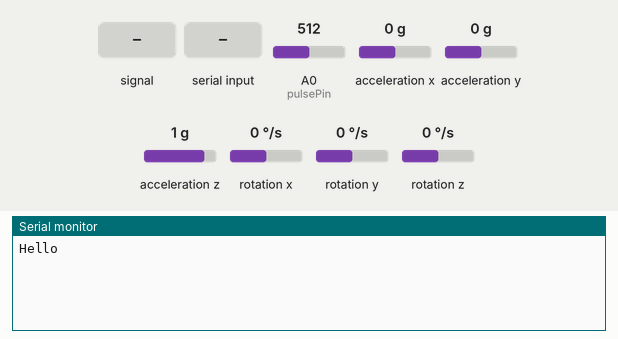
Recording of a sketch running on a simulated Arduino Uno, built with avr-gcc and run on an emulated ATmega328P. On the bench: the last lines printed to the serial monitor. Wiring (inferred from the names in the program): MPU-6050 motion sensor at I2C address 0x68. The test bench sets the inputs (shaded band); at power-on: A0 (pulsePin) = 512, acceleration x 0 g, acceleration y 0 g, acceleration z 1 g, rotation x 0 °/s, rotation y 0 °/s, rotation z 0 °/s.

Above: at 1.2 s.
1.3 s: A0 (pulsePin) fed a 200 Hz sine of ±255 counts around its level
4.3 s: "1" received over the second serial link
At 5.3 s:
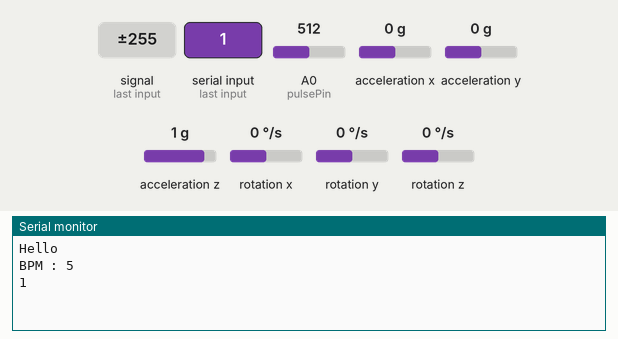
5.8 s: A0 (pulsePin) fed a 1000 Hz sine of ±255 counts around its level
7.3 s: "0" received over the second serial link
At 8.4 s:
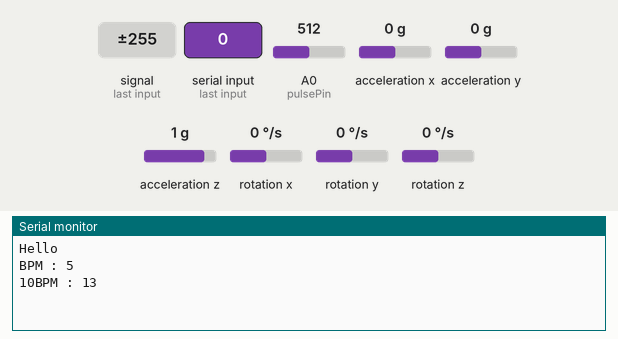

The sketch:

Pulse_20160528.ino
```cpp
#include <SoftwareSerial.h>
#include <math.h>
#include <Wire.h>

SoftwareSerial BTSerial(2, 3);

/* time */
#define SENDING_INTERVAL 1000
#define SENSOR_READ_INTERVAL 50
#define ACCEL_BUFFER_COUNT 125
unsigned long prevSensoredTime = 0;
unsigned long curSensoredTime = 0;

/* Data buffer */
byte aAccelBuffer[ACCEL_BUFFER_COUNT];
int iAccelIndex = 2;
#define BUFFSIZE 100

/* MPU-6050 sensor */
#define MPU6050_ACCEL_XOUT_H 0x3B // R
#define MPU6050_PWR_MGMT_1 0x6B // R/W
#define MPU6050_PWR_MGMT_2 0x6C // R/W
#define MPU6050_WHO_AM_I 0x75 // R
#define MPU6050_I2C_ADDRESS 0x68

typedef union accel_t_gyro_union {
	struct {
		uint8_t x_accel_h;
		uint8_t x_accel_l;
		uint8_t y_accel_h;
		uint8_t y_accel_l;
		uint8_t z_accel_h;
		uint8_t z_accel_l;
		uint8_t t_h;
		uint8_t t_l;
		uint8_t x_gyro_h;
		uint8_t x_gyro_l;
		uint8_t y_gyro_h;
		uint8_t y_gyro_l;
		uint8_t z_gyro_h;
		uint8_t z_gyro_l;
	} reg;

	struct {
		int x_accel;
		int y_accel;
		int z_accel;
		int temperature;
		int x_gyro;
		int y_gyro;
		int z_gyro;
	} value;
};

// Beat Rate Sensor variable
int pulsePin = 0;
int interval;
volatile int sensorVal;
volatile int sample[BUFFSIZE];
volatile int ind_sample;
volatile int BPM[3];
volatile boolean flag=false;

void setup(){
  Serial.begin(9600);
  BTSerial.begin(9600);

  ind_sample=0;
  interval = 0;
  BPM[0] = BPM[1] = BPM[2] = 0;
  for(int i=0; i<BUFFSIZE; i++)
    sample[i]=0;

  // Clear the 'sleep' bit to start the sensor.
  MPU6050_write_reg (MPU6050_PWR_MGMT_1, 0);
  initBuffer();
  Serial.println("Hello");
}

void loop() {
  sensorVal = analogRead(pulsePin);
  if(sensorVal > 250 && sensorVal < 800){
    sample[ind_sample++] = sensorVal;
    if( ind_sample == BUFFSIZE ){
      ind_sample = 0;
      sensorVal = 0;
      for(int i=0; i< BUFFSIZE-1; i++)
        sensorVal += (sample[i+1] - sample[i]);

      if( sensorVal < 0 && flag == true){
         BPM[0] = BPM[1];
         BPM[1] = BPM[2];
         BPM[2] = 60000/interval;
         Serial.print("BPM : ");
         Serial.println((BPM[0]+BPM[1]+BPM[2])/3);
         interval=0;
         flag = false;
      }
      else if( sensorVal > 0 )
        flag = true;
    }
  }
  interval+=2;
  delay(2);

 // Read from Gyro sensor
   curSensoredTime = millis();
  if(curSensoredTime - prevSensoredTime > SENSOR_READ_INTERVAL) {
    readFromSensor();  // Read from sensor
    prevSensoredTime = curSensoredTime;
  }
  // Send Gyro sensor buffer data through Bluetooth
  if(iAccelIndex >= ACCEL_BUFFER_COUNT - 3) {
      sendToRemote();
      initBuffer();
      //Serial.println("------------- Send 20 accel data to remote");
    }
   while (BTSerial.available()){ // if BT sends something
    byte data = BTSerial.read();
    Serial.write(data); // write it to serial(serial monitor)
  }
}
void sendToRemote() {
  // Write gabage bytes
  BTSerial.write( "accel" );
  // Write accel data
  BTSerial.write( (char*)aAccelBuffer );
  // Flush buffer
  //BTSerial.flush();
}

/**************************************************
 * Read data from sensor and save it
 **************************************************/
void readFromSensor() {
  int error;
  double dT;
  accel_t_gyro_union accel_t_gyro;

  error = MPU6050_read (MPU6050_ACCEL_XOUT_H, (uint8_t *) &accel_t_gyro, sizeof(accel_t_gyro));
  if(error != 0) {
    //Serial.print(F("Read accel, temp and gyro, error = "));
    //Serial.println(error,DEC);
  }

  // Swap all high and low bytes.
  // After this, the registers values are swapped,
  // so the structure name like x_accel_l does no
  // longer contain the lower byte.
  uint8_t swap;
  #define SWAP(x,y) swap = x; x = y; y = swap
  SWAP (accel_t_gyro.reg.x_accel_h, accel_t_gyro.reg.x_accel_l);
  SWAP (accel_t_gyro.reg.y_accel_h, accel_t_gyro.reg.y_accel_l);
  SWAP (accel_t_gyro.reg.z_accel_h, accel_t_gyro.reg.z_accel_l);
  SWAP (accel_t_gyro.reg.t_h, accel_t_gyro.reg.t_l);
  SWAP (accel_t_gyro.reg.x_gyro_h, accel_t_gyro.reg.x_gyro_l);
  SWAP (accel_t_gyro.reg.y_gyro_h, accel_t_gyro.reg.y_gyro_l);
  SWAP (accel_t_gyro.reg.z_gyro_h, accel_t_gyro.reg.z_gyro_l);

  // Print the raw acceleration values
  //Serial.print(F("accel x,y,z: "));
  //Serial.print(accel_t_gyro.value.x_accel, DEC);
  //Serial.print(F(", "));
  //Serial.print(accel_t_gyro.value.y_accel, DEC);
  //Serial.print(F(", "));
  //Serial.print(accel_t_gyro.value.z_accel, DEC);
  //Serial.print(F(", at "));
  //Serial.print(iAccelIndex);
  //Serial.println(F(""));

  if(iAccelIndex < ACCEL_BUFFER_COUNT && iAccelIndex > 1) {
    int tempX = accel_t_gyro.value.x_accel;
    int tempY = accel_t_gyro.value.y_accel;
    int tempZ = accel_t_gyro.value.z_accel;
    /*
    // Check min, max value
    if(tempX > 16380) tempX = 16380;
    if(tempY > 16380) tempY = 16380;
    if(tempZ > 16380) tempZ = 16380;

    if(tempX < -16380) tempX = -16380;
    if(tempY < -16380) tempY = -16380;
    if(tempZ < -16380) tempZ = -16380;

    // We dont use negative value
    tempX += 16380;
    tempY += 16380;
    tempZ += 16380;
    */
    char temp = (char)(tempX >> 8);
    if(temp == 0x00)
      temp = 0x7f;
    aAccelBuffer[iAccelIndex] = temp;
    iAccelIndex++;
    temp = (char)(tempX);
    if(temp == 0x00)
      temp = 0x01;
    aAccelBuffer[iAccelIndex] = temp;
    iAccelIndex++;

    temp = (char)(tempY >> 8);
    if(temp == 0x00)
      temp = 0x7f;
    aAccelBuffer[iAccelIndex] = temp;
    iAccelIndex++;
    temp = (char)(tempY);
    if(temp == 0x00)
      temp = 0x01;
    aAccelBuffer[iAccelIndex] = temp;
    iAccelIndex++;

    temp = (char)(tempZ >> 8);
    if(temp == 0x00)
      temp = 0x7f;
    aAccelBuffer[iAccelIndex] = temp;
    iAccelIndex++;
    temp = (char)(tempZ);
    if(temp == 0x00)
      temp = 0x01;
    aAccelBuffer[iAccelIndex] = temp;
    iAccelIndex++;
  }

  // The temperature sensor is -40 to +85 degrees Celsius.
  // It is a signed integer.
  // According to the datasheet:
  // 340 per degrees Celsius, -512 at 35 degrees.
  // At 0 degrees: -512 - (340 * 35) = -12412
  //Serial.print(F("temperature: "));
  dT = ( (double) accel_t_gyro.value.temperature + 12412.0) / 340.0;
  //Serial.print(dT, 3);
  //Serial.print(F(" degrees Celsius"));
  //Serial.println(F(""));

  // Print the raw gyro values. "gyro x,y,z : "
  //Serial.print(F("gyro x,y,z : "));
  //Serial.print(accel_t_gyro.value.x_gyro, DEC);
  //Serial.print(F(", "));
  //Serial.print(accel_t_gyro.value.y_gyro, DEC);
  //Serial.print(F(", "));
  //Serial.print(accel_t_gyro.value.z_gyro, DEC);
  //Serial.println(F(""));
}

/**************************************************
 * MPU-6050 Sensor read/write
 **************************************************/
int MPU6050_read(int start, uint8_t *buffer, int size)
{
	int i, n, error;

	Wire.beginTransmission(MPU6050_I2C_ADDRESS);

	n = Wire.write(start);
	if (n != 1)
		return (-10);

	n = Wire.endTransmission(false); // hold the I2C-bus
	if (n != 0)
		return (n);

	// Third parameter is true: relase I2C-bus after data is read.
	Wire.requestFrom(MPU6050_I2C_ADDRESS, size, true);
	i = 0;
	while(Wire.available() && i<size)
	{
		buffer[i++]=Wire.read();
	}
	if ( i != size)
		return (-11);
	return (0); // return : no error
}

int MPU6050_write(int start, const uint8_t *pData, int size)
{
	int n, error;

	Wire.beginTransmission(MPU6050_I2C_ADDRESS);

	n = Wire.write(start); // write the start address
	if (n != 1)
		return (-20);

	n = Wire.write(pData, size); // write data bytes
	if (n != size)
		return (-21);

	error = Wire.endTransmission(true); // release the I2C-bus
	if (error != 0)
		return (error);
	return (0); // return : no error
}

int MPU6050_write_reg(int reg, uint8_t data)
{
	int error;
	error = MPU6050_write(reg, &data, 1);
	return (error);
}


/**************************************************
 * Utilities
 **************************************************/
void initBuffer() {
  iAccelIndex = 2;
  for(int i=iAccelIndex; i<ACCEL_BUFFER_COUNT; i++) {
    aAccelBuffer[i] = 0x00;
  }
  aAccelBuffer[0] = 0xfe;
  aAccelBuffer[1] = 0xfd;
  aAccelBuffer[122] = 0xfd;
  aAccelBuffer[123] = 0xfe;
  aAccelBuffer[124] = 0x00;
}
```

Measured:
- after the input at 4.3 s, the serial monitor: prints a new line at once (image 1)
- after the input at 7.3 s, the serial monitor: prints a new line at once (image 2)
